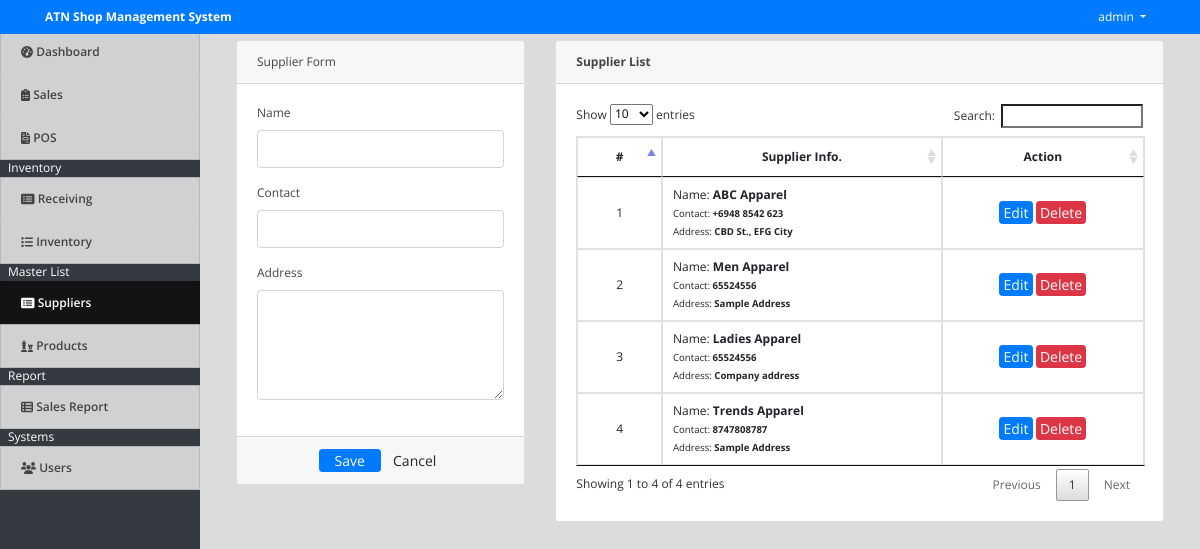
Screenshot of /index.php?page=suppliers (signed in) with the database file from the repository.
### tables this page shows
CREATE TABLE `suppliers` (
  `id` int(30) NOT NULL,
  `name` varchar(200) NOT NULL,
  `address` text NOT NULL,
  `contact` varchar(50) NOT NULL,
  `date_created` datetime NOT NULL DEFAULT current_timestamp()
);

### suppliers.php (the view, shortened to what this page needs)
<?php include('db_connect.php');?>
<div class="container-fluid">
	<div class="col-lg-12">
		<div class="row">
			<div class="col-md-4">
			<form action="" id="manage-supplier">
				<div class="card">
					<div class="card-header">
						    Supplier Form
				  	</div>
					<div class="card-body">
							<div class="form-group">
								<label class="control-label">Name</label>
								<input type="text" class="form-control" name="name">
							</div>
							<div class="form-group">
								<label class="control-label">Contact</label>
								<input type="text" class="form-control" name="contact">
							</div>
							<div class="form-group">
								<label class="control-label">Address</label>
								<textarea name="address" id="address" cols="30" rows="4" class="form-control"></textarea>
							</div>
					</div>
					<div class="card-footer">
						<div class="row">
							<div class="col-md-12">
								<button class="btn btn-sm btn-primary col-sm-3 offset-md-3"> Save</button>
								<button class="btn btn-sm btn-default col-sm-3" type="button" onclick="$('#manage-supplier').get(0).reset()"> Cancel</button>
							</div>
						</div>
					</div>
				</div>
			</form>
			</div>
			<div class="col-md-8">
				<div class="card">
					<div class="card-header">
						<b>Supplier List</b>
					</div>
					<div class="card-body">
						<table class="table table-bordered table-hover">
							<thead>
								<tr>
									<th class="text-center">#</th>
									<th class="text-center">Supplier Info.</th>
									<th class="text-center">Action</th>
								</tr>
							</thead>
							<tbody>
								<?php
								$i = 1;
								$supplier = $conn->query("SELECT * FROM suppliers order by id asc");
								while($row=$supplier->fetch_assoc()):
								?>
								<tr>
									<td class="text-center"><?php echo $i++ ?></td>
									<td class="">
										<p>Name: <b><?php echo $row['name'] ?></b></p>
										<p><small>Contact: <b><?php echo $row['contact'] ?></b></small></p>
										<p><small>Address: <b><?php echo $row['address'] ?></b></small></p>
									</td>
									<td class="text-center">
										<button class="btn btn-sm btn-primary edit_supplier" type="button" data-id="<?php echo $row['id'] ?>" data-address="<?php echo $row['address'] ?>" data-name="<?php echo $row['name'] ?>"  data-contact="<?php echo $row['contact'] ?>">Edit</button>
										<button class="btn btn-sm btn-danger delete_supplier" type="button" data-id="<?php echo $row['id'] ?>">Delete</button>
									</td>
								</tr>
								<?php endwhile; ?>
							</tbody>
						</table>
					</div>
				</div>
			</div>
		</div>
	</div>
</div>

### index.php (shortened to what this page needs)
<!DOCTYPE html>
<html lang="en">
<head>
<?php
 include('./header.php');
 ?>
</head>
<body>
	<?php include 'topbar.php' ?>
	<?php include 'navbar.php' ?>
  <main id="view-panel" >
      <?php $page = isset($_GET['page']) ? $_GET['page'] :'home'; ?>
  	<?php include $page.'.php' ?>
  </main>
</body>
</html>

### header.php (shortened to what this page needs)
  <link rel="stylesheet" href="assets/font-awesome/css/all.min.css">
<link href="assets/css/select2.min.css" rel="stylesheet">
<link href="assets/vendor/bootstrap/css/bootstrap.min.css" rel="stylesheet">
<link href="assets/vendor/icofont/icofont.min.css" rel="stylesheet">
<link href="assets/vendor/boxicons/css/boxicons.min.css" rel="stylesheet">
<link href="assets/vendor/venobox/venobox.css" rel="stylesheet">
<link href="assets/vendor/animate.css/animate.min.css" rel="stylesheet">
<link href="assets/vendor/remixicon/remixicon.css" rel="stylesheet">
<link href="assets/vendor/owl.carousel/assets/owl.carousel.min.css" rel="stylesheet">
<link href="assets/vendor/bootstrap-datepicker/css/bootstrap-datepicker.min.css" rel="stylesheet">
<link href="assets/DataTables/datatables.min.css" rel="stylesheet">
<link href="assets/css/jquery.datetimepicker.min.css" rel="stylesheet">
<link href="assets/css/style.css" rel="stylesheet">
<link type="text/css" rel="stylesheet" href="assets/css/jquery-te-1.4.0.css">

### topbar.php (shortened to what this page needs)
<nav class="navbar navbar-light fixed-top bg-primary" style="padding:0">
  <div class="container-fluid mt-2 mb-2">
  	<div class="col-lg-12">
      <div class="col-md-4 float-left text-white">
        <large><b>ATN Shop Management System</b></large>
      </div>
	  	<div class="float-right">
        <div class=" dropdown mr-4">
            <a href="#" class="text-white dropdown-toggle"  id="account_settings" data-toggle="dropdown" aria-haspopup="true" aria-expanded="false"><?php echo $_SESSION['login_name'] ?> </a>
        </div>
      </div>
  </div>
</nav>

### navbar.php (shortened to what this page needs)
<nav id="sidebar" class='mx-lt-5 bg-dark' >
		<div class="sidebar-list">
				<a href="index.php?page=home" class="nav-item nav-home"><span class='icon-field'><i class="fa fa-tachometer-alt "></i></span> Dashboard</a>
				<a href="index.php?page=sales" class="nav-item nav-sales"><span class='icon-field'><i class="fa fa-clipboard-list "></i></span> Sales</a>
				<a href="pos/index.php" class="nav-item nav-pos"><span class='icon-field'><i class="fa fa-file-invoice "></i></span> POS</a>
				<?php if($_SESSION['login_type'] == 1): ?>
				<div class="mx-2 text-white">Inventory</div>
				<a href="index.php?page=receiving" class="nav-item nav-receiving"><span class='icon-field'><i class="fa fa-list-alt "></i></span> Receiving</a>
				<a href="index.php?page=inventory" class="nav-item nav-inventory"><span class='icon-field'><i class="fa fa-list "></i></span> Inventory</a>
				<div class="mx-2 text-white">Master List</div>
				<a href="index.php?page=suppliers" class="nav-item nav-suppliers"><span class='icon-field'><i class="fa fa-list-alt "></i></span> Suppliers</a>
				<a href="index.php?page=products" class="nav-item nav-products"><span class='icon-field'><i class="fas fa-chess "></i></span> Products</a>
				<?php endif; ?>
				<div class="mx-2 text-white">Report</div>
				<a href="index.php?page=sales_report" class="nav-item nav-sales_report"><span class='icon-field'><i class="fa fa-th-list"></i></span> Sales Report</a>
				<?php if($_SESSION['login_type'] == 1): ?>
				<div class="mx-2 text-white">Systems</div>
				<a href="index.php?page=users" class="nav-item nav-users"><span class='icon-field'><i class="fa fa-users "></i></span> Users</a>
			<?php endif; ?>
		</div>
</nav>

### assets/css/style.css (style rules this page uses)
body { font-family: "Open Sans", sans-serif; color: #444444; width: 100%; height: calc(100%); font-size: 12px; }
a { color: #1977cc; }
nav#sidebar { height: calc(100%); position: fixed; z-index: 99; left: 0; width: 200px; font-size: 12px; top: 2.5em; }
a.nav-item { position: relative; display: block; padding: .75rem 1.25rem; margin-bottom: -1px; border: 1px solid rgba(0,0,0,.125); background-color: #ffffffc4; color: #484343; font-weight: 600; }
a.nav-item:hover, .nav-item.active { background-color: #000000ad; color: #fffafa; }
main#view-panel { margin-left: 200px; width:calc(100% - 200px); margin-top: 2.8em; padding: .5em }
.btn-sm { padding: .0001rem .2rem; }

### index.php (style rules this page uses)
body { background: #80808045; }

### suppliers.php (style rules this page uses)
td { vertical-align: middle !important; }
td p { margin:unset; }

### rows the page displays
suppliers: name "ABC Apparel", contact "+6948 8542 623", address "CBD St., EFG City"
suppliers: name "Men Apparel", contact "65524556", address "Sample Address"
suppliers: name "Ladies Apparel", contact "65524556", address "Company address"
suppliers: name "Trends Apparel", contact "8747808787", address "Sample Address"

### other values shown
$_SESSION['login_name'] "admin"
